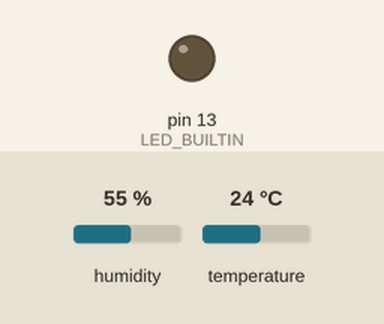
This sketch was run on a simulated Arduino Uno, built with avr-gcc and run on an emulated ATmega328P. Parts: output pins drawn as LEDs (lit = HIGH). Inputs (shaded band) come from the test bench; at power-on: humidity 55 %, temperature 24 °C. What the sketch prints to the serial monitor is not drawn.

Above: at 1.0 s.
At 5.5 s:
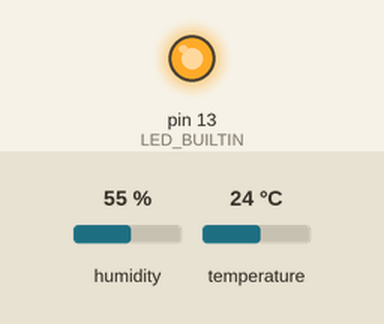
Timing chart, 0 to 7.4 s (numbered marks = the images above):
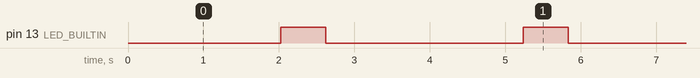

The sketch:

temwet.ino
```cpp
#include <DHT.h>

#define DHTPIN 2
#define DHTTYPE DHT11
DHT dht(DHTPIN, DHTTYPE);

void setup() {
  Serial.begin(9600);
  pinMode(LED_BUILTIN, OUTPUT);
  dht.begin();
}

void loop() {
  delay(2000);  // DHT11 建议至少间隔 2s 读取
  float h = dht.readHumidity();
  float t = dht.readTemperature();

  if (isnan(h) || isnan(t)) {
    Serial.println("读取传感器失败！");
    return;
  }

  // 【要求】串口先输出组号
  Serial.print("第12组：");
  Serial.print("温度：");
  Serial.print(t);
  Serial.print(" ℃，湿度：");
  Serial.print(h);
  Serial.println(" %");

  // 温度映射闪烁间隔：15℃→间隔1000ms（慢），35℃→间隔100ms（快）
  int blinkDelay = constrain(map(t, 15, 35, 1000, 100), 100, 1000);

  digitalWrite(LED_BUILTIN, HIGH);
  delay(blinkDelay);
  digitalWrite(LED_BUILTIN, LOW);
  delay(blinkDelay);
}
```

Measured:
- by itself, pin 13 (LED_BUILTIN): alternates HIGH for 0.60 s and LOW for 2.6 s
